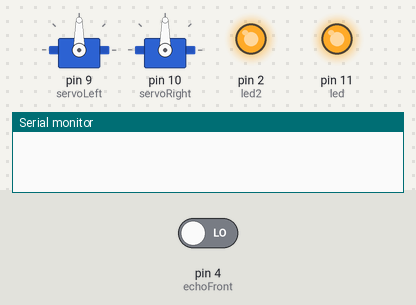
Simulated run of this sketch. Board: Arduino Uno, built with avr-gcc and run on an emulated ATmega328P. On the bench: 2 × servo, output pins drawn as LEDs (lit = HIGH), the last lines printed to the serial monitor. The inputs (shaded band) are chosen by the test bench; at power-on: pin 4 (echoFront) LOW. Pins used as bus, display or sensor lines are not drawn.

Above: at 0.1 s.
At 5.1 s:
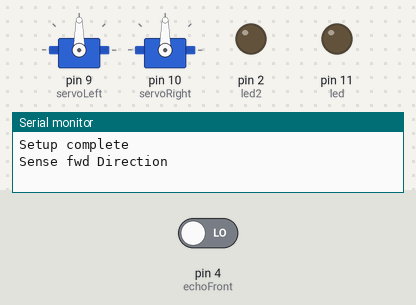
At 16.4 s:
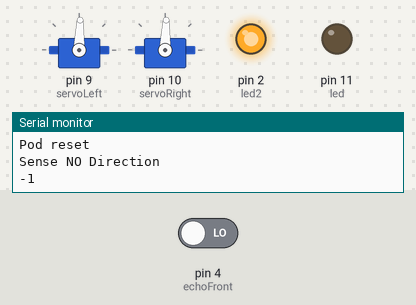
At 31.2 s:
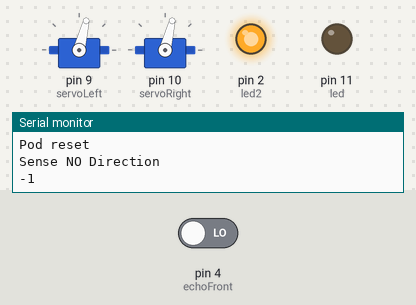
Timing chart, 0 to 34.8 s (numbered marks = the images above):
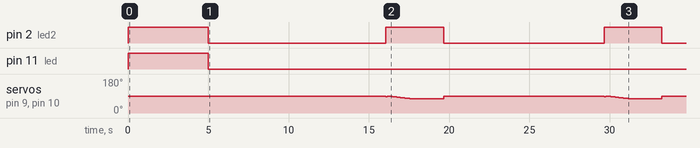

Measured:
- by itself, pin 2 (led2): alternates HIGH for 3.6 s and LOW for 10.5 s
- by itself, servo on pin 9 (servoLeft), servo on pin 10 (servoRight): 90° → 85° at 16.1 s, → 90° 0.10 s later, → 89° 0.10 s later, → 88° 0.10 s later, … (34 changes in this stretch)

The sketch:

QuicRun_WP_880_Dual_Brushed_Test_Code_V0_9.ino
```cpp
//Goal: Complete one half cycle using graident descent
//Created By: Alexander Ov
//Created On: 9/28/23
//Version 0.9
//Updates:
/*
//General Notes:
So in the code, you need to make a function that overrides brake mode as follows:
Send 80-90 degrees to the pod to make it brake. Do not send 0. If i remember correctly, these ESCs are kind of
violent, and 0 or 180 will send the pod flying in one direction or another.
From this point, use the gradient descent function to gradually increase the value back to your midpoint.
For example, if your calibrated center point was at 92, and your brake degree is at 80, then your function would
send the following information to the ESC with a 50ms delay in between: 80 -> 81 -> 82 -> 83 -> 84 -> ... -> 92
Once the control point is set back to 92, or the midpoint, then use the gradient descent back in the other direction
to send the pod backwards. 92 -> 91 -> 90 -> .. you get the point
-Chris Lai
"Forward" and "Backward" is arbitarty for now

91 good midpoint for left side (false)
As midpoint decrease power to motor increase for forward

To make the code work the ESCs need to be in option 2 run mode
//Progress Report Notes
*/

//Libraries
#include <Servo.h>                        //Servo lib

//Pin Declerations
const int power = 5;                      //vcc toggle pin decleration(9 also works)
const int trigFront = 3;                  //ultrasonic sensor trig pin decleration
const int echoFront = 4;                  //ultrasonic sensor echo pin decleration

const int trigBack = 7;                   //ultrasonic sensor trigBack pin decleration NOTE CHANGE PINS
const int echoBack = 8;                   //ultrasonic sensor echoBack pin decleration NOTE CHANGE PINS
const int led = 11;                       //led pin decleration
const int led2 = 2;                       //TEMP LED

//Object Decleration
Servo servoLeft;                          //Create servo object to control the Battery Transfer Pod's left side DC Motors
Servo servoRight;                         //Create servo object to control the Battery Transfer Pod's right side DC Motors

//Global Variable Decleration
long duration;                            //duration var used for ultrasonic sensor calculations
int distance;                             //distance var used for ultrasonic sensor calculations
int direction;                            //direction var used to determine which way the motors should spin
int midpoint = 90;
int curr_speed = 90;
int break_point = 85;
int forward_speed = 98;
int reverse_speed = 76;

//Function Decleration
void senseWall();                         //Function to determine which ultrasonic sensor to use and switch distance
void gradientControl(int target_speed);
void reverse(int speed);

//Setup Function
void setup() {
  Serial.println("Begin Setup");
  Serial.begin(9600);                     //Set baudrate to 9600

  servoLeft.attach(9, 1000, 2000);        //Attaches the motor driver on pin 9 to the servoLeft object (pin, min pulse width, max pulse width in microseconds)

  servoRight.attach(10, 1000, 2000);      //Attaches the motor driver on pin 10 to the servoRight object
  pinMode(led, OUTPUT);                   //LED pin declerartion as OUTPUT
  pinMode(led2, OUTPUT);                   //LED pin declerartion as OUTPUT
  pinMode(trigFront, OUTPUT);             //trigFront pin declerartion as OUTPUT
  pinMode(echoFront, INPUT);              //echoFront pin declerartion as OUTPUT
  pinMode(power, OUTPUT);                 //power pin declerartion as OUTPUT

  digitalWrite(led,HIGH);                 //Turn on LED for set up
  digitalWrite(led2,HIGH);                //Turn on LED for reverse movement state
  digitalWrite(power, HIGH);              //Turn on power for set up

  servoLeft.write(midpoint);                    //Set left side motors postion to 90
  servoRight.write(midpoint);                   //Set right side motors postion to 90
  delay(5000);                            //Delay for 5 seconds
  digitalWrite(led,LOW);                  //Turn off LED for set up
  digitalWrite(led2,LOW);               //Turn on LED for reverse movement state
  Serial.println("Setup complete");       //Print to consle setup is complete
  direction = 1;                          //Set direction var to forward
}

//Main Looping Fucntion
void loop() {
  senseWall();                            //Call senseWall function
  Serial.println(direction);              //Print to consle which direction is going
  if(direction == 1)                      //Check if direction is set as forward
  {
    digitalWrite(led,HIGH);               //Turn on LED for forward movement state
    gradientControl(forward_speed);
    Serial.println("Moving forward");     //Print to consle motors are moving forward
  }
  else if(direction == -1)                //Check if direction is set as backwards
  {
    digitalWrite(led2,HIGH);               //Turn on LED for reverse movement state
    reverse(reverse_speed);
    Serial.println("Moving reverse");     //Print to consle motors are moving backwards
  }
  else{                                   //Check if direction not forward or backward
    curr_speed = 90;
    digitalWrite(led,LOW);                //Turn off LED for no movement state
    digitalWrite(led2,LOW);               //Turn on LED for reverse movement state
    servoLeft.write(90);                  //Set left side motors postion to 82
    servoRight.write(90);                 //Set left side motors postion to 82
    Serial.println("Pod reset");          //Print to consle motors are reset
  }
}

//Sense Wall Function
void senseWall()
{
  if(direction == 1)                      //Check if direction is set as forward
  {
    Serial.println("Sense fwd Direction");
    digitalWrite (trigFront, HIGH);       //Turn on send trigger signal to front ultrasonic sensor
    delay(50);                            //Delay for 0.05 seconds to 50 ms
    digitalWrite(trigFront, LOW);         //Turn off send trigger signal to front ultrasonic sensor
    duration = pulseIn(echoFront, HIGH);  //Set duration equal to the pulse reading from the echo of the front ultrasonic sensor
    distance = (duration/2)/29.1;         //Calculate the distance into cm
    if(distance < 10)                    //Check if the distance is less than or equal to 10 cm  from the front
    {
      direction = 0;                      //Set direction to none to trigger a stop
    }
  }
  else if(direction == -1)                //Check if direction is set as reverse
  {
    Serial.println("Sense Reverse Direction");
    delay(2000);                          //Wait 3 seconds
    direction = 2;                        //Set direction to none to trigger a stop
  }
  else{                                   //Check if direction is set as forward
    Serial.println("Sense NO Direction");
    delay(10000);                         //Simulate 20 seconds of arm pulling out battery
    direction = -1;                       //Set pod to move backwards
  }
}

void gradientControl(int target_speed)
{
  if(curr_speed > target_speed)
  {
    for(int i = curr_speed;i >= target_speed;i--)
    {
      servoLeft.write(i);                  //Set left side motors postion to 82
      servoRight.write(i);                 //Set left side motors postion to 82
      delay(100);
    }
    curr_speed = target_speed;
  }
  else if(curr_speed < target_speed)
  {
    for(int i = curr_speed;i <= target_speed;i++)
    {
      servoLeft.write(i);                  //Set left side motors postion to 82
      servoRight.write(i);                 //Set left side motors postion to 82
      delay(100);
    }
    curr_speed = target_speed;
  }
  else
  {
    curr_speed = target_speed;
  }
}

void reverse(int speed)
{
  servoLeft.write(break_point);                  //Set left side motors postion to 82
  servoRight.write(break_point);                 //Set left side motors postion to 82
  gradientControl(midpoint);
  delay(100);
  gradientControl(speed);
}
```
